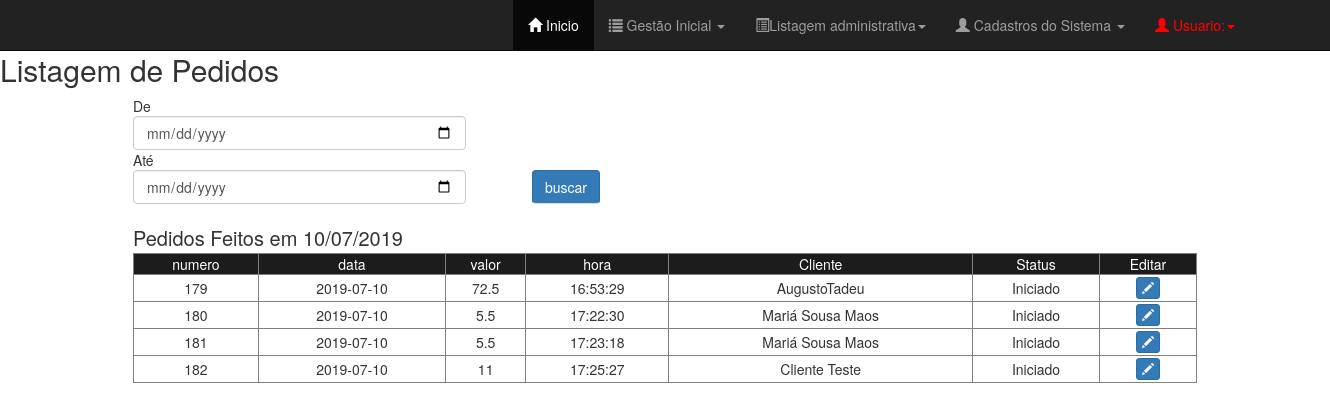
Page /Views/TelaListagemPedidos.php on the earlier database version.
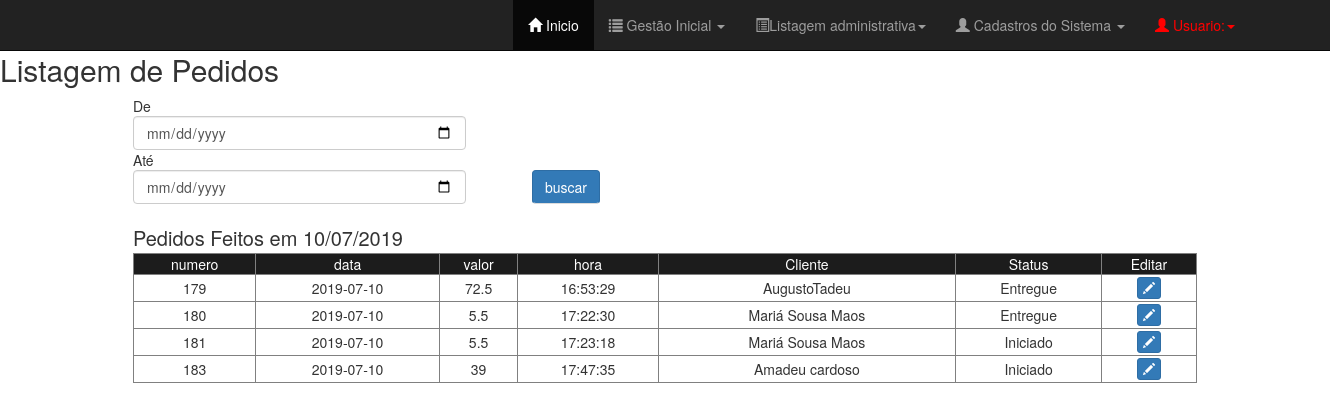
Same page on the later database version.
### tables this page shows
CREATE TABLE `tab_pedido` (
  `cod_pedido` int(11) NOT NULL,
  `data_pedido` date DEFAULT NULL,
  `hora_pedido` time DEFAULT NULL,
  `valor_total` double DEFAULT NULL,
  `cod_cliente` int(11) DEFAULT NULL,
  `cod_funcionario` int(11) DEFAULT NULL,
  `status_pedido` varchar(50) NOT NULL DEFAULT 'Iniciado',
  `fechado` varchar(3) NOT NULL DEFAULT 'nao'
);

CREATE TABLE `tab_cliente` (
  `cod_cliente` int(11) NOT NULL,
  `nome_cliente` varchar(50) DEFAULT NULL,
  `cpf_cliente` varchar(11) DEFAULT NULL,
  `telefone` varchar(11) DEFAULT NULL,
  `data_nascimento` date DEFAULT NULL,
  `rua_cliente` varchar(60) DEFAULT NULL,
  `bairro_cliente` varchar(60) DEFAULT NULL,
  `numero` int(11) DEFAULT NULL
);

### Views/TelaListagemPedidos.php (the view, shortened to what this page needs)
<?php
	$c = new conectar();
    $conexao = $c->conexao();
    $atual = date('Y/m/d');
    $sql = "SELECT ped.cod_pedido, ped.data_pedido, ped.valor_total, ped.hora_pedido, cli.nome_cliente, ped.status_pedido FROM tab_pedido  ped JOIN tab_cliente cli on ped.cod_cliente = cli.cod_cliente WHERE data_pedido >= '$atual' AND status_pedido != 'concluido'";
    $result = mysqli_query($conexao, $sql);
?>
<!DOCTYPE html>
<html>
<head>
	<?php require_once "TelaMenu.php" ?>
	<link rel="stylesheet" type="text/css" href="../css/listagem_geral.css">
	<link rel="stylesheet" type="text/css" href="../../lib/bootstrap/css/bootstrap.css">
</head>
<body>
	<div class="principal">
			<div id="cabecalho_pesquisa">
			<h2>Listagem de Pedidos</h2>
				<div id="pesquisa">
					<form id="frmpesquisa" action="listagem/listagemPedido.esp.php" method="POST">
						<span id="de">De</span>
						<input type="date" class="form-control" id="dataInicio" name="dataInicio" required></input>
						<span id="ate">Até</span>
						<input type="date" class="form-control" id="dataFim" name="dataFim" required=""></input>
						<button type="submit" class="btn btn-primary" id="btnPesquisaData">buscar</button>
					</form>
				</div>
				<span id="mostra_data">Pedidos Feitos em <?php echo date('d/m/Y') ?></span>
		    </div>
				<div id="mostrapedidos">
					<table border="1" class="" id="tabeladepedidos">
						<tr id="topo_tabela">
							<td>numero</td>
							<td>data</td>
							<td>valor</td>
							<td>hora</td>
							<td>Cliente</td>
							<td>Status</td>
							<td>Editar</td>
						</tr>
						<?php while($mostrar = mysqli_fetch_row($result)): ?>
						<tr id="corpo_tabela">
							<td><?php echo $mostrar[0]; ?></td>
							<td><?php echo $mostrar[1]; ?></td>
							<td><?php echo $mostrar[2]; ?></td>
							<td><?php echo $mostrar[3]; ?></td>
							<td><?php echo $mostrar[4]; ?></td>
							<td><?php echo $mostrar[5]; ?></td>
							<td>
							<span  data-toggle="modal" data-target="#abremodalUpdatePedido" class="btn btn-primary btn-xs" onclick="atualizarPedido('<?php echo $mostrar[0] ?>')">
									<span class="glyphicon glyphicon-pencil"></span>
								</span>
							</td>
						</tr>
			<?php endWhile; ?>
					</table>
				</div>
		</div>
</body>
</html>

Differences in the rows shown:
no longer on this page (row edited): tab_pedido: cod_pedido "182", data_pedido "2019-07-10", valor_total "11", hora_pedido "17:25:27", cod_cliente.nome_cliente "Cliente Teste", status_pedido "Iniciado"
changed tab_pedido "AugustoTadeu": status_pedido "Iniciado" → "Entregue"
changed tab_pedido id 180: status_pedido "Iniciado" → "Entregue"
added tab_pedido: cod_pedido "183", data_pedido "2019-07-10", valor_total "39", hora_pedido "17:47:35", cod_cliente.nome_cliente "Amadeu cardoso", status_pedido "Iniciado"
